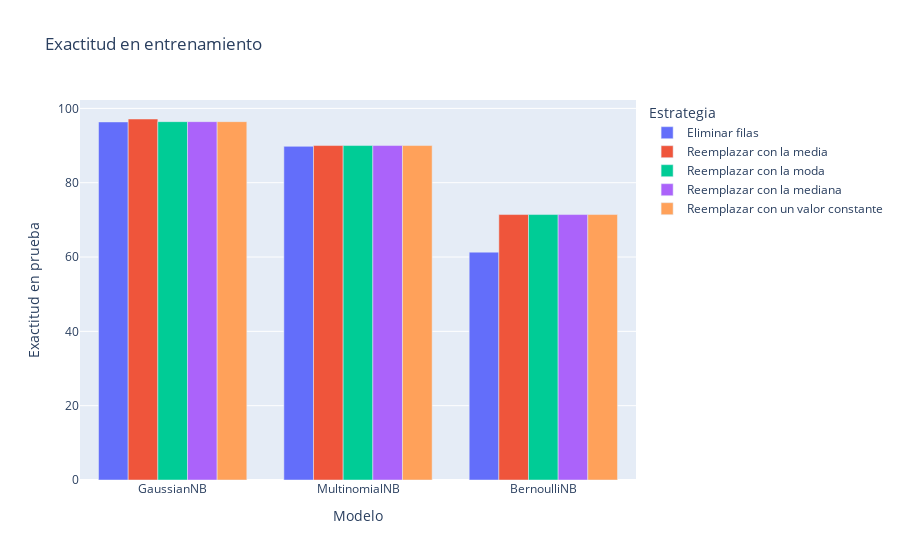

Write notebook code for a chart like this one.
### Code cell
fig = px.bar(grid, x='Modelo', y='Exactitud en prueba', color='Estrategia', barmode='group', title='Exactitud en entrenamiento')
fig.show()

### Figure 1 — Plotly figure (JSON) as saved in the notebook; plotly's stock layout.template omitted (floating-point values rounded to 4 significant figures)
{"data": [{"alignmentgroup": "True", "hovertemplate": "Estrategia=Eliminar filas<br>Modelo=%{x}<br>Exactitud en prueba=%{y}<extra></extra>", "legendgroup": "Eliminar filas", "marker": {"color": "#636efa", "pattern": {"shape": ""}}, "name": "Eliminar filas", "offsetgroup": "Eliminar filas", "orientation": "v", "showlegend": true, "textposition": "auto", "type": "bar", "x": ["GaussianNB", "MultinomialNB", "BernoulliNB"], "xaxis": "x", "y": [96.35, 89.78, 61.31], "yaxis": "y"}, {"alignmentgroup": "True", "hovertemplate": "Estrategia=Reemplazar con la media<br>Modelo=%{x}<br>Exactitud en prueba=%{y}<extra></extra>", "legendgroup": "Reemplazar con la media", "marker": {"color": "#EF553B", "pattern": {"shape": ""}}, "name": "Reemplazar con la media", "offsetgroup": "Reemplazar con la media", "orientation": "v", "showlegend": true, "textposition": "auto", "type": "bar", "x": ["GaussianNB", "MultinomialNB", "BernoulliNB"], "xaxis": "x", "y": [97.14, 90.0, 71.43], "yaxis": "y"}, {"alignmentgroup": "True", "hovertemplate": "Estrategia=Reemplazar con la moda<br>Modelo=%{x}<br>Exactitud en prueba=%{y}<extra></extra>", "legendgroup": "Reemplazar con la moda", "marker": {"color": "#00cc96", "pattern": {"shape": ""}}, "name": "Reemplazar con la moda", "offsetgroup": "Reemplazar con la moda", "orientation": "v", "showlegend": true, "textposition": "auto", "type": "bar", "x": ["GaussianNB", "MultinomialNB", "BernoulliNB"], "xaxis": "x", "y": [96.43, 90.0, 71.43], "yaxis": "y"}, {"alignmentgroup": "True", "hovertemplate": "Estrategia=Reemplazar con la mediana<br>Modelo=%{x}<br>Exactitud en prueba=%{y}<extra></extra>", "legendgroup": "Reemplazar con la mediana", "marker": {"color": "#ab63fa", "pattern": {"shape": ""}}, "name": "Reemplazar con la mediana", "offsetgroup": "Reemplazar con la mediana", "orientation": "v", "showlegend": true, "textposition": "auto", "type": "bar", "x": ["GaussianNB", "MultinomialNB", "BernoulliNB"], "xaxis": "x", "y": [96.43, 90.0, 71.43], "yaxis": "y"}, {"alignmentgroup": "True", "hovertemplate": "Estrategia=Reemplazar con un valor constante<br>Modelo=%{x}<br>Exactitud en prueba=%{y}<extra></extra>", "legendgroup": "Reemplazar con un valor constante", "marker": {"color": "#FFA15A", "pattern": {"shape": ""}}, "name": "Reemplazar con un valor constante", "offsetgroup": "Reemplazar con un valor constante", "orientation": "v", "showlegend": true, "textposition": "auto", "type": "bar", "x": ["GaussianNB", "MultinomialNB", "BernoulliNB"], "xaxis": "x", "y": [96.43, 90.0, 71.43], "yaxis": "y"}], "layout": {"barmode": "group", "legend": {"title": {"text": "Estrategia"}, "tracegroupgap": 0}, "title": {"text": "Exactitud en entrenamiento"}, "xaxis": {"anchor": "y", "domain": [0, 1], "title": {"text": "Modelo"}}, "yaxis": {"anchor": "x", "domain": [0, 1], "title": {"text": "Exactitud en prueba"}}}}
